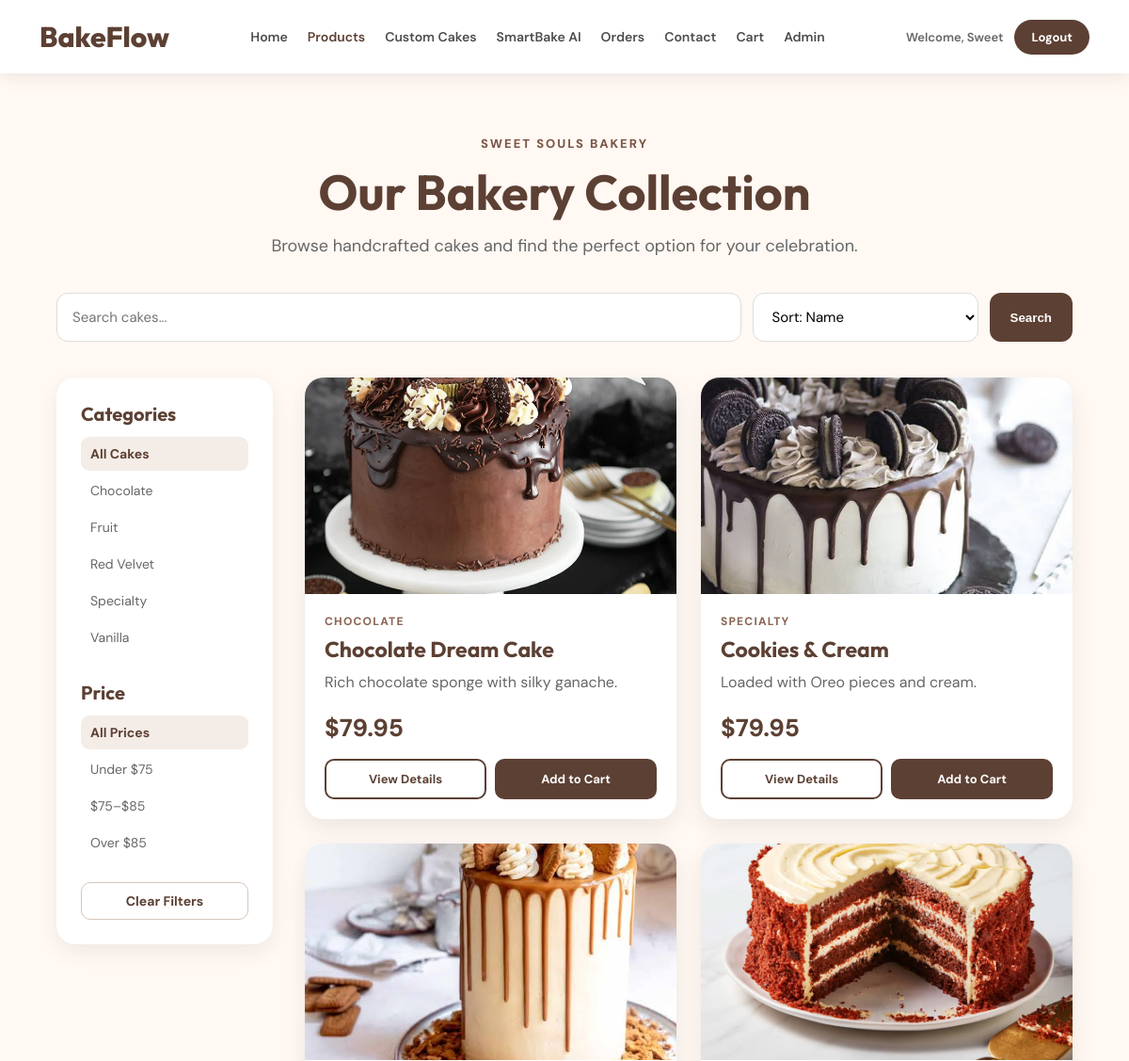
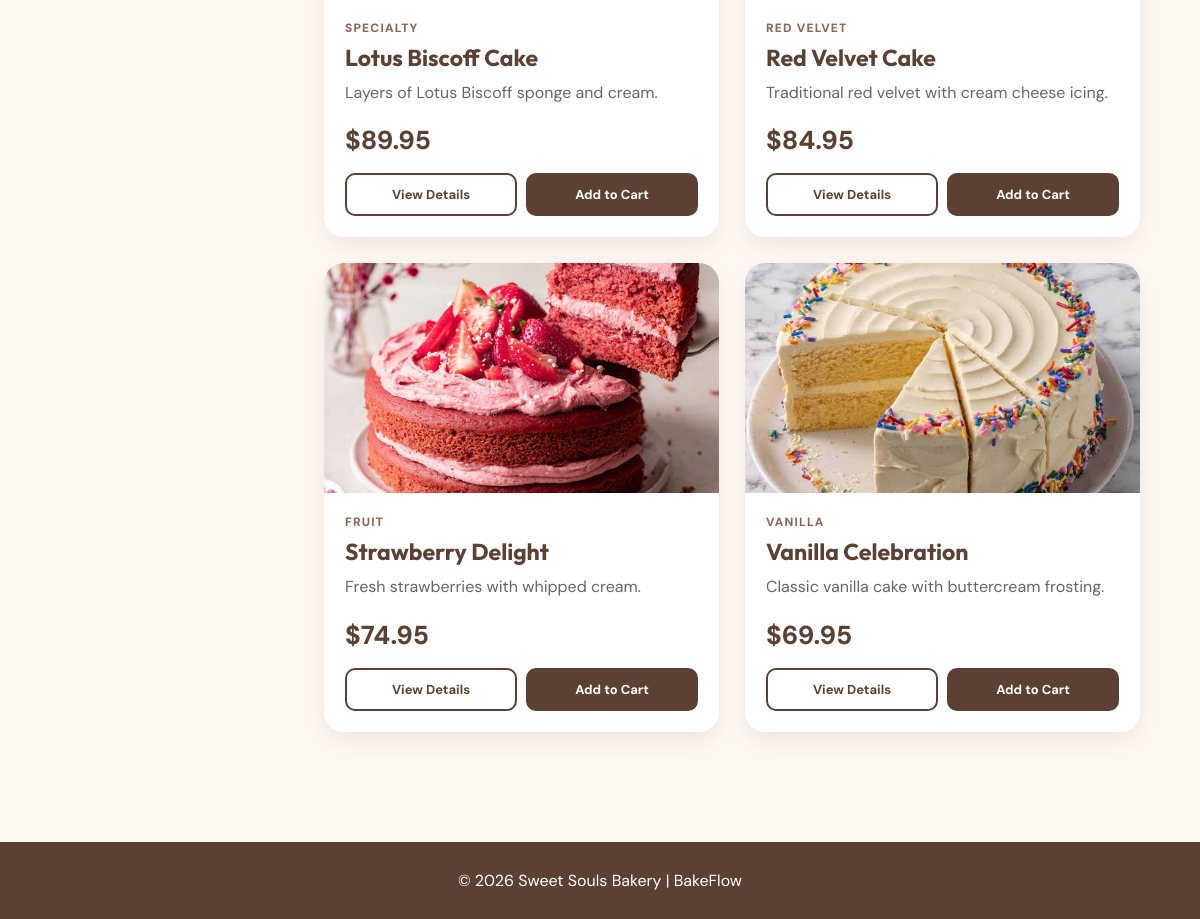
Screenshot of /products (signed in) with the database file from the repository (2 pictures, top to bottom).
### tables this page shows
CREATE TABLE products (

        id INTEGER PRIMARY KEY AUTOINCREMENT,

        name TEXT NOT NULL,
        category TEXT NOT NULL,
        description TEXT NOT NULL,
        price REAL NOT NULL,
        image TEXT NOT NULL

    , stock INTEGER NOT NULL DEFAULT 15, is_active INTEGER NOT NULL DEFAULT 1);

### app.py (the view)
@app.route("/products")
@login_required
def products():
    search = request.args.get("search", "").strip()
    category = request.args.get("category", "All").strip()
    price_range = request.args.get("price", "All").strip()
    sort = request.args.get("sort", "name").strip()
    sql = "SELECT * FROM products WHERE is_active = 1"
    values = []
    if search:
        sql += " AND (name LIKE ? OR description LIKE ? OR category LIKE ?)"
        term = f"%{search}%"
        values.extend([term, term, term])
    if category and category != "All":
        sql += " AND category = ?"
        values.append(category)
    if price_range == "under-75":
        sql += " AND price < 75"
    elif price_range == "75-85":
        sql += " AND price >= 75 AND price <= 85"
    elif price_range == "over-85":
        sql += " AND price > 85"
    sort_options = {
        "name": "name ASC",
        "price-low": "price ASC",
        "price-high": "price DESC",
        "stock": "stock DESC",
    }
    sql += " ORDER BY " + sort_options.get(sort, "name ASC")
    connection = get_db_connection()
    product_records = connection.execute(sql, values).fetchall()
    categories = connection.execute("""
        SELECT DISTINCT category FROM products
        WHERE is_active = 1
        ORDER BY category
    """).fetchall()
    connection.close()
    return render_template(
        "products.html",
        username=session["user"],
        products=product_records,
        categories=categories,
        search=search,
        selected_category=category,
        selected_price=price_range,
        selected_sort=sort,
    )

### app.py (called while the page is built)
def get_db_connection():
    connection = sqlite3.connect(DATABASE)
    connection.row_factory = sqlite3.Row
    connection.execute("PRAGMA foreign_keys = ON")
    return connection

def login_required(function):
    @wraps(function)
    def wrapped(*args, **kwargs):
        if "user" not in session or "email" not in session:
            flash("Please log in to continue.")
            return redirect(url_for("login"))
        return function(*args, **kwargs)
    return wrapped

@app.context_processor
def shared_template_values():
    cart_count = 0
    if session.get("email"):
        connection = get_db_connection()
        product_count = connection.execute(
            "SELECT COALESCE(SUM(quantity), 0) FROM cart WHERE user_email = ?",
            (session["email"],)
        ).fetchone()[0]
        custom_count = connection.execute(
            "SELECT COALESCE(SUM(quantity), 0) FROM custom_cart WHERE user_email = ?",
            (session["email"],)
        ).fetchone()[0]
        connection.close()
        cart_count = product_count + custom_count
    return {
        "cart_count": cart_count,
        "current_role": session.get("role"),
    }

### templates/products.html (shortened to what this page needs)
{% extends "base.html" %}
{% block page_css %}
<link rel="stylesheet" href="{{ url_for('static', filename='css/products.css') }}">
{% endblock %}
{% block content %}
<section class="page-header">
    <p class="page-label">Sweet Souls Bakery</p>
    <h1>Our Bakery Collection</h1>
    <p>Browse handcrafted cakes and find the perfect option for your celebration.</p>
</section>
<form class="search-section" method="GET" action="{{ url_for('products') }}">
    <input type="text" name="search" value="{{ search }}" placeholder="Search cakes..." aria-label="Search cakes">
    <select name="sort" aria-label="Sort products">
        <option value="name" {% if selected_sort == 'name' %}selected{% endif %}>Sort: Name</option>
    </select>
    <button type="submit" class="search-btn">Search</button>
</form>
<main class="products-container">
    <aside class="sidebar">
        <div class="filter-group">
            <h2>Categories</h2>
            <a class="filter-link {% if selected_category == 'All' %}selected{% endif %}" href="{{ url_for('products', search=search, price=selected_price, sort=selected_sort) }}">All Cakes</a>
            {% for category in categories %}
            <a class="filter-link {% if selected_category == category['category'] %}selected{% endif %}" href="{{ url_for('products', search=search, category=category['category'], price=selected_price, sort=selected_sort) }}">
                {{ category['category'] }}
            </a>
            {% endfor %}
        </div>
        <div class="filter-group">
            <h2>Price</h2>
            <a class="filter-link {% if selected_price == 'All' %}selected{% endif %}" href="{{ url_for('products', search=search, category=selected_category, sort=selected_sort) }}">All Prices</a>
            <a class="filter-link {% if selected_price == 'under-75' %}selected{% endif %}" href="{{ url_for('products', search=search, category=selected_category, price='under-75', sort=selected_sort) }}">Under $75</a>
            <a class="filter-link {% if selected_price == '75-85' %}selected{% endif %}" href="{{ url_for('products', search=search, category=selected_category, price='75-85', sort=selected_sort) }}">$75–$85</a>
            <a class="filter-link {% if selected_price == 'over-85' %}selected{% endif %}" href="{{ url_for('products', search=search, category=selected_category, price='over-85', sort=selected_sort) }}">Over $85</a>
        </div>
        <a href="{{ url_for('products') }}" class="clear-filters">Clear Filters</a>
    </aside>
    <section class="products-grid">
        {% if products %}
            {% for product in products %}
            <article class="product-card">
                <div class="product-image">
                    <img src="{{ url_for('static', filename='images/' + product['image']) }}" alt="{{ product['name'] }}">
                </div>
                <div class="product-content">
                    <span class="product-category">{{ product['category'] }}</span>
                    <h2>{{ product['name'] }}</h2>
                    <p>{{ product['description'] }}</p>
                    <div class="product-bottom">
                        <div class="price">${{ "%.2f"|format(product['price']) }}</div>
                        <div class="buttons">
                            <a href="{{ url_for('product_details', product_id=product['id']) }}" class="details-btn">View Details</a>
                            {% if product['stock'] > 0 %}
                            <form action="{{ url_for('add_to_cart', product_id=product['id']) }}" method="POST">
                                <button type="submit" class="cart-btn">Add to Cart</button>
                            </form>
                            {% else %}
                            <button class="cart-btn disabled" disabled>Sold Out</button>
                            {% endif %}
                        </div>
                    </div>
                </div>
            </article>
            {% endfor %}
        {% else %}
            <div class="empty-products">
                <h2>No cakes matched your filters</h2>
                <p>Try another search or clear the filters to view the full collection.</p>
                <a href="{{ url_for('products') }}">View All Cakes</a>
            </div>
        {% endif %}
    </section>
</main>
{% endblock %}

### static/css/products.css (style rules this page uses)
* { margin:0;padding:0;box-sizing:border-box }
html { scroll-behavior:smooth }
body { font-family:'DM Sans',sans-serif;background:#FFF8F3;color:#444 }
.page-header { text-align:center;padding:66px 20px 38px }
.page-label { margin-bottom:10px;color:#7A5646;font-size:13px;font-weight:800;letter-spacing:2px;text-transform:uppercase }
.page-header h1 { font-family:'Outfit',sans-serif;font-size:52px;color:#5C4033;margin-bottom:12px }
.page-header>p:last-child { color:#666;font-size:18px }
.search-section { width:min(90%,1220px);margin:0 auto 38px;display:grid;grid-template-columns:1fr 240px auto;gap:12px }
.search-section input,.search-section select { width:100%;padding:14px 16px;border:1px solid #ddd;border-radius:12px;background:#fff;font-family:'DM Sans',sans-serif;font-size:15px;outline:none }
.search-btn { padding:0 22px;border:0;border-radius:12px;background:#5C4033;color:#fff;font-weight:700;cursor:pointer }
.products-container { width:min(90%,1220px);margin:auto;display:grid;grid-template-columns:230px 1fr;gap:34px;padding-bottom:60px }
.sidebar { height:fit-content;padding:26px;border-radius:20px;background:#fff;box-shadow:0 8px 24px rgba(0,0,0,.07) }
.filter-group+.filter-group { margin-top:28px }
.filter-group h2 { margin-bottom:12px;font-family:'Outfit',sans-serif;font-size:20px;color:#5C4033 }
.filter-link { display:block;padding:9px 10px;margin:3px 0;border-radius:9px;color:#666;font-size:14px;text-decoration:none;transition:.2s }
.filter-link:hover,.filter-link.selected { background:#F4ECE7;color:#5C4033;font-weight:700 }
.clear-filters { display:block;margin-top:24px;padding:10px;border:1px solid #d8c6bb;border-radius:10px;color:#5C4033;text-align:center;font-size:14px;font-weight:700;text-decoration:none }
.products-grid { display:grid;grid-template-columns:repeat(auto-fill,minmax(270px,1fr));gap:26px }
.product-card { display:flex;flex-direction:column;overflow:hidden;border-radius:20px;background:#fff;box-shadow:0 10px 26px rgba(0,0,0,.08);transition:.3s }
.product-image { position:relative;height:230px;overflow:hidden }
.product-image img { width:100%;height:100%;object-fit:cover;transition:.35s }
.product-content { flex:1;display:flex;flex-direction:column;padding:21px }
.product-category { color:#8c6655;font-size:12px;font-weight:800;letter-spacing:1.2px;text-transform:uppercase }
.product-card h2 { margin:7px 0 8px;font-family:'Outfit',sans-serif;font-size:23px;color:#5C4033 }
.product-card p { color:#666;line-height:1.6 }
.product-bottom { margin-top:auto;padding-top:18px }
.price { margin-bottom:16px;font-size:26px;font-weight:800;color:#5C4033 }
.buttons { display:grid;grid-template-columns:1fr 1fr;gap:9px }
.buttons form { display:block }
.details-btn,.cart-btn { width:100%;min-height:43px;display:flex;align-items:center;justify-content:center;padding:10px 12px;border-radius:10px;font-family:'DM Sans',sans-serif;font-size:13px;font-weight:700;text-decoration:none;cursor:pointer;transition:.2s }
.details-btn { border:2px solid #5C4033;background:#fff;color:#5C4033 }
.cart-btn { border:2px solid #5C4033;background:#5C4033;color:#fff }

### rows the page displays
products: image (picture), category "CHOCOLATE", name "Chocolate Dream Cake", description "Rich chocolate sponge with silky ganache.", price "79.95"
products: image (picture), category "SPECIALTY", name "Cookies & Cream", description "Loaded with Oreo pieces and cream.", price "79.95"
products: image (picture), category "SPECIALTY", name "Lotus Biscoff Cake", description "Layers of Lotus Biscoff sponge and cream.", price "89.95"
products: image (picture), category "RED VELVET", name "Red Velvet Cake", description "Traditional red velvet with cream cheese icing.", price "84.95"
products: image (picture), category "FRUIT", name "Strawberry Delight", description "Fresh strawberries with whipped cream.", price "74.95"
products: image (picture), category "VANILLA", name "Vanilla Celebration", description "Classic vanilla cake with buttercream frosting.", price "69.95"

### other values shown
{{ username }} "Sweet"
{{ category['category'] }} "Chocolate" "Fruit" "Red Velvet" "Specialty" "Vanilla"
